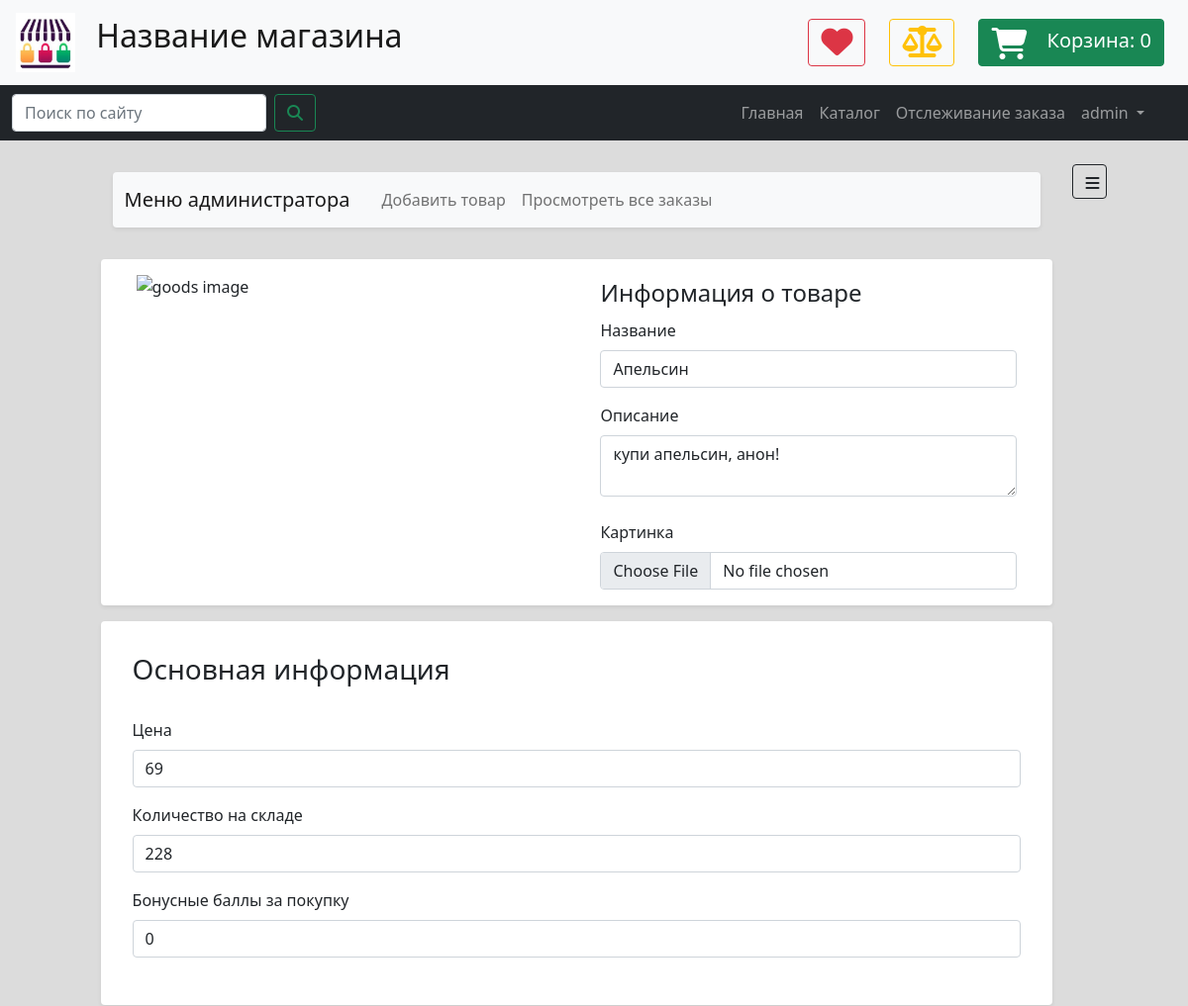
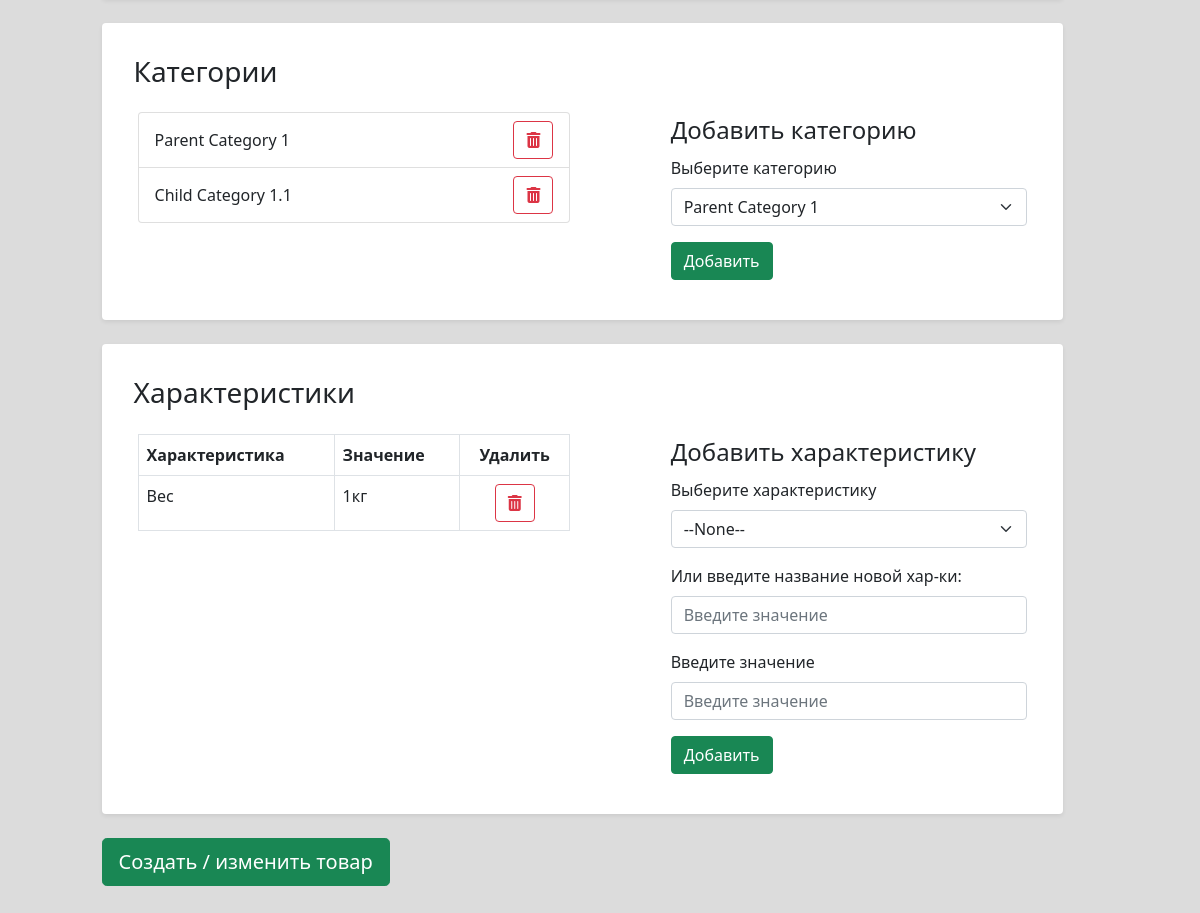
The app's page /goods/edit?goods_id=2 (signed in), older data (2 pictures, top to bottom).
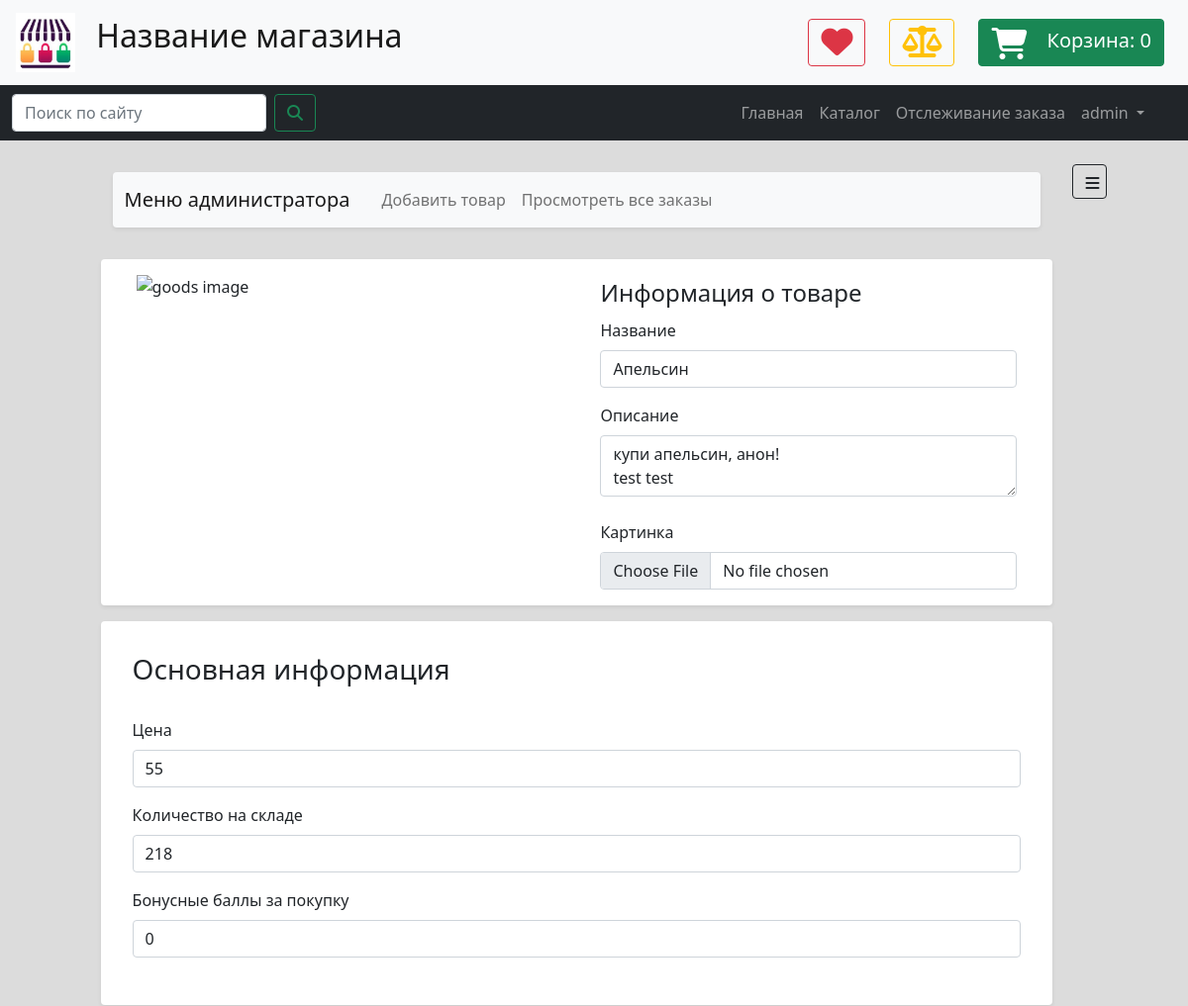
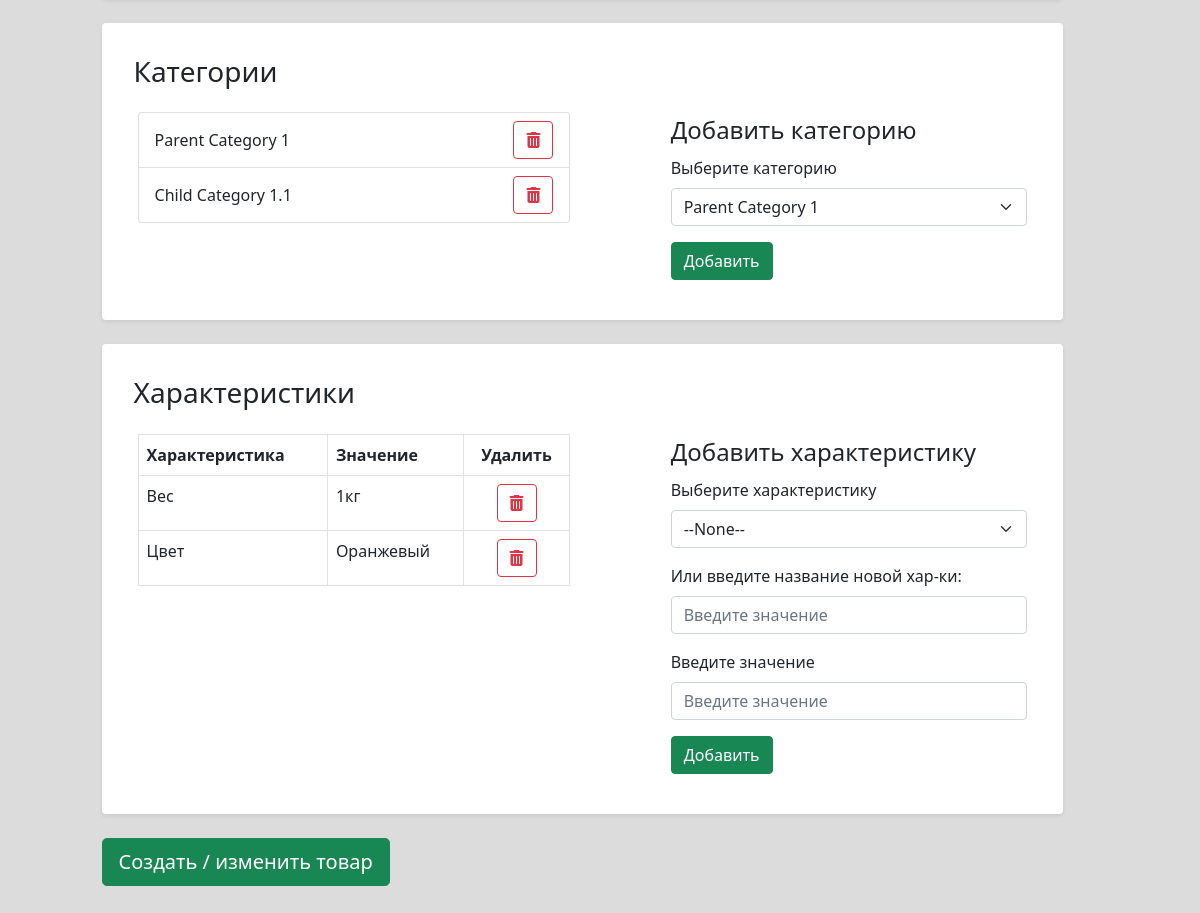
The same page, newer data (2 pictures, top to bottom).
### data/goods.py (models this page shows, shortened)
class Goods(SqlAlchemyBase, SerializerMixin):
    __tablename__ = 'goods'
    id = sqlalchemy.Column(sqlalchemy.Integer,
                           primary_key=True, autoincrement=True)
    name = sqlalchemy.Column(sqlalchemy.String, nullable=True)
    created_date = sqlalchemy.Column(sqlalchemy.DateTime,
                                     default=datetime.datetime.now)
    description = sqlalchemy.Column(sqlalchemy.String, nullable=True)
    img_file_path = sqlalchemy.Column(sqlalchemy.String, nullable=False,
                                      default='img/goods/no_image.jpg')
    amount = sqlalchemy.Column(sqlalchemy.Integer, default=0, nullable=False)
    price = sqlalchemy.Column(sqlalchemy.Integer, default=0, nullable=False)
    gives_bonus_points = sqlalchemy.Column(sqlalchemy.Integer, default=0, nullable=True)
    times_bought = sqlalchemy.Column(sqlalchemy.Integer, default=0, nullable=False)
    is_visible = sqlalchemy.Column(sqlalchemy.Boolean, default=True, nullable=False)
    is_flagged_to_delete = sqlalchemy.Column(sqlalchemy.Boolean, default=False, nullable=False)
    categories = orm.relation('Category',
                              secondary='goods_to_category',
                              backref='goods')
    characteristics = orm.relation('Characteristics',
                                   secondary='goods_to_characteristics',
                                   backref='goods')
    reviews = orm.relation('Review', back_populates='goods')

class Category(SqlAlchemyBase, SerializerMixin):
    __tablename__ = 'categories'
    id = sqlalchemy.Column(sqlalchemy.Integer,
                           primary_key=True, autoincrement=True)
    parent_id = sqlalchemy.Column(sqlalchemy.Integer,
                                  sqlalchemy.ForeignKey('categories.id'))
    children = orm.relation("Category",
                            backref=backref('parent', remote_side=[id]))
    name = sqlalchemy.Column(sqlalchemy.String, nullable=False)

class Characteristics(SqlAlchemyBase, SerializerMixin):
    __tablename__ = 'characteristics'
    id = sqlalchemy.Column(sqlalchemy.Integer,
                           primary_key=True, autoincrement=True)
    type_id = sqlalchemy.Column(sqlalchemy.Integer,
                                sqlalchemy.ForeignKey("characteristics_types.id"))
    type = orm.relation('CharacteristicsType')
    value = sqlalchemy.Column(sqlalchemy.String)

class CharacteristicsType(SqlAlchemyBase, SerializerMixin):
    __tablename__ = 'characteristics_types'
    id = sqlalchemy.Column(sqlalchemy.Integer,
                           primary_key=True, autoincrement=True)
    name = sqlalchemy.Column(sqlalchemy.String, nullable=False)

### routes/goods.py (the view, shortened to what this page needs)
@app.route('/add_goods', methods=['GET', 'POST'])
@app.route('/goods/edit', methods=['GET', 'POST'])
@login_required
def goods_add_page():
    if not (current_user.is_authenticated and current_user.is_admin):
        abort(403)
    goods_id = request.args.get('goods_id', None, type=int)
    if request.method == 'GET':
        db_sess = db_session.create_session()
        categories = db_sess.query(Category).all()
        char_types = db_sess.query(CharacteristicsType).all()
        goods = None
        if goods_id:
            goods = db_sess.query(Goods).get(goods_id)
        template = render_template('goods_edit_page.html',
                                   categories=categories,
                                   char_types=char_types,
                                   goods=goods,
                                   errors={})
        db_sess.close()
        return template

### data/db_session.py (called while the page is built)
def create_session() -> Session:
    global __factory
    if __factory:
        return __factory()

### main.py (called while the page is built)
@login_manager.user_loader
def load_user(user_id):
    db_sess = db_session.create_session()
    user = db_sess.query(User).get(user_id)
    db_sess.close()
    return user

### templates/goods_edit_page.html (shortened to what the changed rows need)
{% extends "main_template.html" %}
{% block content %}
    <div class="container">
        <form class="goods-add-form" method="post" enctype="multipart/form-data">
            <div class="content-section p-3 rounded shadow-sm mt-3">
                <div class="row row-cols-1 row-cols-md-2 ms-2 me-2">
                        {% set goods_img = url_for('static', filename=goods.img_file_path) if goods else 'https://via.placeholder.com/400' %}
                        {% set goods_name = goods.name if goods else '' %}
                        {% set goods_price = goods.price if goods else '' %}
                        {% set goods_desc = goods.description if goods else '' %}
                        {% set goods_amt = goods.amount if goods else '' %}
                        {% set goods_bp = goods.gives_bonus_points if goods else '' %}
                        {% set goods_categ = goods.categories if goods else [] %}
                        {% set goods_charact = goods.characteristics if goods else [] %}
                    <div class="col-md-6 ps-4">
                        <div class="header-form">
                            <fieldset>
                                <div class="mb-3">
                                    <label for="nameInput" class="form-label">Название</label>
                                    {% if 'name' in errors.keys() %}
                                        <input type="text" name="goodsName" id="nameInput"
                                               class="form-control is-invalid"
                                               value="{{ goods_name }}"
                                               placeholder="Введите значение">
                                        <div class="invalid-feedback d-block">
                                            {% for error in errors['name'] %}
                                                <span>{{ error }}</span>
                                            {% endfor %}
                                        </div>
                                    {% else %}
                                        <input type="text" name="goodsName" id="nameInput" class="form-control"
                                               placeholder="Введите значение"
                                               value="{{ goods_name }}">
                                    {% endif %}
                                </div>
                                <div class="mb-3">
                                    <label for="descriptionInput" class="form-label">Описание</label>
                                    <textarea name="description" id="descriptionInput" class="form-control"
                                              placeholder="Введите значение">{{ goods_desc }}</textarea>
                                </div>
                            </fieldset>
                        </div>
                    </div>
                </div>
            </div>
            <div class="content-section p-3 rounded shadow-sm mt-3">
                <fieldset class="p-3">
                    <div class="mb-3">
                        <label for="priceInput" class="form-label">Цена</label>
                        {% if 'price' in errors.keys() %}
                            <input type="text" name="price" id="priceInput" class="form-control is-invalid"
                                   placeholder="Введите значение" value="{{ goods_price }}">
                            <div class="invalid-feedback d-block">
                                {% for error in errors['price'] %}
                                    <span>{{ error }}</span>
                                {% endfor %}
                            </div>
                        {% else %}
                            <input type="text" name="price" id="priceInput" class="form-control"
                                   placeholder="Введите значение" value="{{ goods_price }}">
                        {% endif %}
                    </div>
                    <div class="mb-3">
                        <label for="amountInput" class="form-label">Количество на складе</label>
                        {% if 'price' in errors.keys() %}
                            <input type="text" name="amount" id="amountInput" class="form-control is-invalid"
                                   placeholder="Введите значение" value="{{ goods_amt }}">
                            <div class="invalid-feedback d-block">
                                {% for error in errors['price'] %}
                                    <span>{{ error }}</span>
                                {% endfor %}
                            </div>
                        {% else %}
                            <input type="text" name="amount" id="amountInput" class="form-control"
                                   placeholder="Введите значение" value="{{ goods_amt }}">
                        {% endif %}
                    </div>
                </fieldset>
            </div>
            <div class="content-section p-3 rounded shadow-sm mt-4">
                <div class="row row-cols-1 row-cols-md-2 ms-2 me-2 mt-4 pb-4 category-section">
                    <div class="col-md-6 mb-4">
                        <ul class="list-group categories-list">
                            {% for categ_item in goods_categ %}
                                <li class="list-group-item">
                                    <div class="d-flex flex-row justify-content-between">
                                        <span class="align-self-center">{{ categ_item.name }}</span>
                                        <button type="button" class="btn btn-outline-danger item-list-delete">
                                            <i class="fa fa-trash"></i>
                                        </button>
                                    </div>
                                </li>
                            {% endfor %}
                        </ul>
                    </div>
                </div>
            </div>
            <div class="content-section p-3 rounded shadow-sm mt-4 characteristics-section">
                <div class="row row-cols-1 row-cols-md-2 ms-2 me-2 mt-4 pb-4">
                    <div class="col-md-6 mb-4">
                        <table class="table table-bordered characteristics-table">
                            <thead>
                            <tr>
                                <th scope="col">Характеристика</th>
                                <th scope="col">Значение</th>
                                <th scope="col" class="text-center">Удалить</th>
                            </tr>
                            </thead>
                            <tbody class="">
                            {% for char_item in goods_charact %}
                                <tr>
                                    <td>{{ char_item.type.name }}</td>
                                    <td>{{ char_item.value }}</td>
                                    <td class="text-center">
                                        <button type="button" class="btn btn-outline-danger item-list-delete">
                                            <i class="fa fa-trash"></i>
                                        </button>
                                    </td>
                                </tr>
                            {% endfor %}
                            </tbody>
                        </table>
                    </div>
                </div>
            </div>
        </form>
    </div>
{% endblock content %}

Row changes from the older to the newer data that the page shows:
changed Goods "Апельсин": description "купи апельсин, анон!" → "купи апельсин, анон! test test"
added Characteristics: type.name "Цвет", value "Оранжевый"
Text that changed along with them:
form field price: "69" → "55"
form field amount: "228" → "218"
